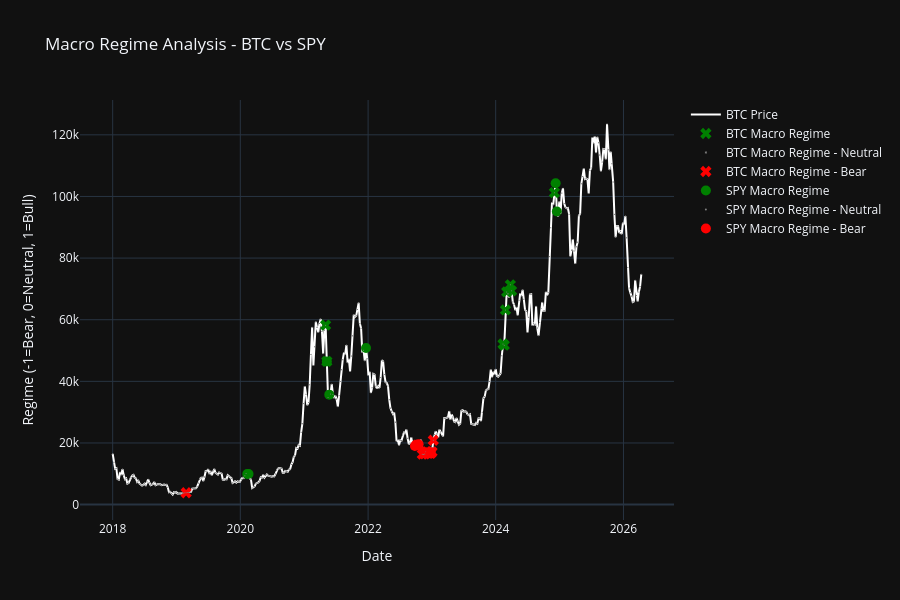

The code cell stored with this chart in its notebook:
### Code cell
btc_spy_macro = make_subplots(rows=1, cols=1)

btc_spy_macro.add_trace(go.Scatter(
    x=df_stocks.index,
    y=df_stocks['Close']['BTC-USD'],
    mode='lines',
    name='BTC Price',
    line=dict(color='white', width=2),
    marker=dict(size=5,
    symbol='x'),
), row=1, col=1)

btc_spy_macro.add_trace(go.Scatter(
    x=df_stocks.index[bull_market_btc],
    y=df_stocks['Close']['BTC-USD'][bull_market_btc],
    mode='markers',
    name='BTC Macro Regime',
    line=dict(color='green', width=2),
    marker=dict(size=10,
    symbol='x'),
), row=1, col=1)

btc_spy_macro.add_trace(go.Scatter(
    x=df_stocks.index[neutral_market_btc],
    y=df_stocks['Close']['BTC-USD'][neutral_market_btc],
    mode='markers',
    name='BTC Macro Regime - Neutral',
    line=dict(color='gray', width=2),
    marker=dict(size=1,
    symbol='x')
), row=1, col=1)

btc_spy_macro.add_trace(go.Scatter(
    x=df_stocks.index[bear_market_btc],
    y=df_stocks['Close']['BTC-USD'][bear_market_btc],
    mode='markers',
    name='BTC Macro Regime - Bear',
    line=dict(color='red', width=2),
    marker=dict(size=10,
    symbol='x')
), row=1, col=1)

#---------------------------------------------------------------------------------------------------

'''btc_spy_macro.add_trace(go.Scatter(
    x=df_stocks.index,
    y=df_stocks['Close']['BTC-USD'],
    mode='lines',
    name='SPY Price',
    line=dict(color='white', width=2),
    marker=dict(size=5,
    symbol='x'),
), row=2, col=1)
'''
btc_spy_macro.add_trace(go.Scatter(
    x=df_stocks.index[bull_market_spy],
    y=df_stocks['Close']['BTC-USD'][bull_market_spy],
    mode='markers',
    name='SPY Macro Regime',
    line=dict(color='green', width=2),
    marker=dict(size=10,
    symbol='circle'),
), row=1, col=1)

btc_spy_macro.add_trace(go.Scatter(
    x=df_stocks.index[neutral_market_spy],
    y=df_stocks['Close']['BTC-USD'][neutral_market_spy],
    mode='markers',
    name='SPY Macro Regime - Neutral',
    line=dict(color='gray', width=2),
    marker=dict(size=1,
    symbol='circle')
), row=1, col=1)

btc_spy_macro.add_trace(go.Scatter(
    x=df_stocks.index[bear_market_spy],
    y=df_stocks['Close']['BTC-USD'][bear_market_spy],
    mode='markers',
    name='SPY Macro Regime - Bear',
    line=dict(color='red', width=2),
    marker=dict(size=10,
    symbol='circle')
), row=1, col=1)

#---------------------------------------------------------------------------------------------------

btc_spy_macro.update_layout(
    title='Macro Regime Analysis - BTC vs SPY',
    xaxis_title='Date',
    yaxis_title='Regime (-1=Bear, 0=Neutral, 1=Bull)',
    template='plotly_dark',
    height=600,
    showlegend=True
)

btc_spy_macro.show()

#---------------------------------------------------------------------------------------------------

### Figure 1 — Plotly figure (JSON) as saved in the notebook; plotly's stock layout.template omitted (floating-point values rounded to 4 significant figures; data arrays with more than 128 entries replaced by an {"elided": "..."} marker saying what was removed)
{"data": [{"line": {"color": "white", "width": 2}, "marker": {"size": 5, "symbol": "x"}, "mode": "lines", "name": "BTC Price", "type": "scatter", "x": {"elided": "433 str values"}, "xaxis": "x", "y": {"elided": "433 float values"}, "yaxis": "y"}, {"line": {"color": "green", "width": 2}, "marker": {"size": 10, "symbol": "x"}, "mode": "markers", "name": "BTC Macro Regime", "type": "scatter", "x": ["2021-05-03T00:00:00", "2021-05-10T00:00:00", "2024-02-12T00:00:00", "2024-02-19T00:00:00", "2024-02-26T00:00:00", "2024-03-04T00:00:00", "2024-03-25T00:00:00", "2024-04-01T00:00:00", "2024-12-02T00:00:00"], "xaxis": "x", "y": [58230.0, 46460.0, 52120.0, 51730.0, 63170.0, 69020.0, 71330.0, 69360.0, 101200.0], "yaxis": "y"}, {"line": {"color": "gray", "width": 2}, "marker": {"size": 1, "symbol": "x"}, "mode": "markers", "name": "BTC Macro Regime - Neutral", "type": "scatter", "x": {"elided": "413 str values"}, "xaxis": "x", "y": {"elided": "413 float values"}, "yaxis": "y"}, {"line": {"color": "red", "width": 2}, "marker": {"size": 10, "symbol": "x"}, "mode": "markers", "name": "BTC Macro Regime - Bear", "type": "scatter", "x": ["2019-02-25T00:00:00", "2022-10-10T00:00:00", "2022-11-07T00:00:00", "2022-11-21T00:00:00", "2022-11-28T00:00:00", "2022-12-05T00:00:00", "2022-12-12T00:00:00", "2022-12-19T00:00:00", "2022-12-26T00:00:00", "2023-01-02T00:00:00", "2023-01-09T00:00:00"], "xaxis": "x", "y": [3847.0, 19270.0, 16350.0, 16440.0, 17130.0, 17100.0, 16760.0, 16840.0, 16630.0, 17090.0, 20880.0], "yaxis": "y"}, {"line": {"color": "green", "width": 2}, "marker": {"size": 10, "symbol": "circle"}, "mode": "markers", "name": "SPY Macro Regime", "type": "scatter", "x": ["2020-02-10T00:00:00", "2020-02-17T00:00:00", "2021-05-10T00:00:00", "2021-05-24T00:00:00", "2021-12-20T00:00:00", "2024-12-09T00:00:00", "2024-12-16T00:00:00"], "xaxis": "x", "y": [9934.0, 9925.0, 46460.0, 35680.0, 50810.0, 104300.0, 95100.0], "yaxis": "y"}, {"line": {"color": "gray", "width": 2}, "marker": {"size": 1, "symbol": "circle"}, "mode": "markers", "name": "SPY Macro Regime - Neutral", "type": "scatter", "x": {"elided": "421 str values"}, "xaxis": "x", "y": {"elided": "421 float values"}, "yaxis": "y"}, {"line": {"color": "red", "width": 2}, "marker": {"size": 10, "symbol": "circle"}, "mode": "markers", "name": "SPY Macro Regime - Bear", "type": "scatter", "x": ["2022-09-26T00:00:00", "2022-10-03T00:00:00", "2022-10-10T00:00:00", "2022-10-17T00:00:00", "2022-12-26T00:00:00"], "xaxis": "x", "y": [19040.0, 19450.0, 19270.0, 19570.0, 16630.0], "yaxis": "y"}], "layout": {"height": 600, "showlegend": true, "title": {"text": "Macro Regime Analysis - BTC vs SPY"}, "xaxis": {"anchor": "y", "domain": [0, 1], "title": {"text": "Date"}}, "yaxis": {"anchor": "x", "domain": [0, 1], "title": {"text": "Regime (-1=Bear, 0=Neutral, 1=Bull)"}}}}
